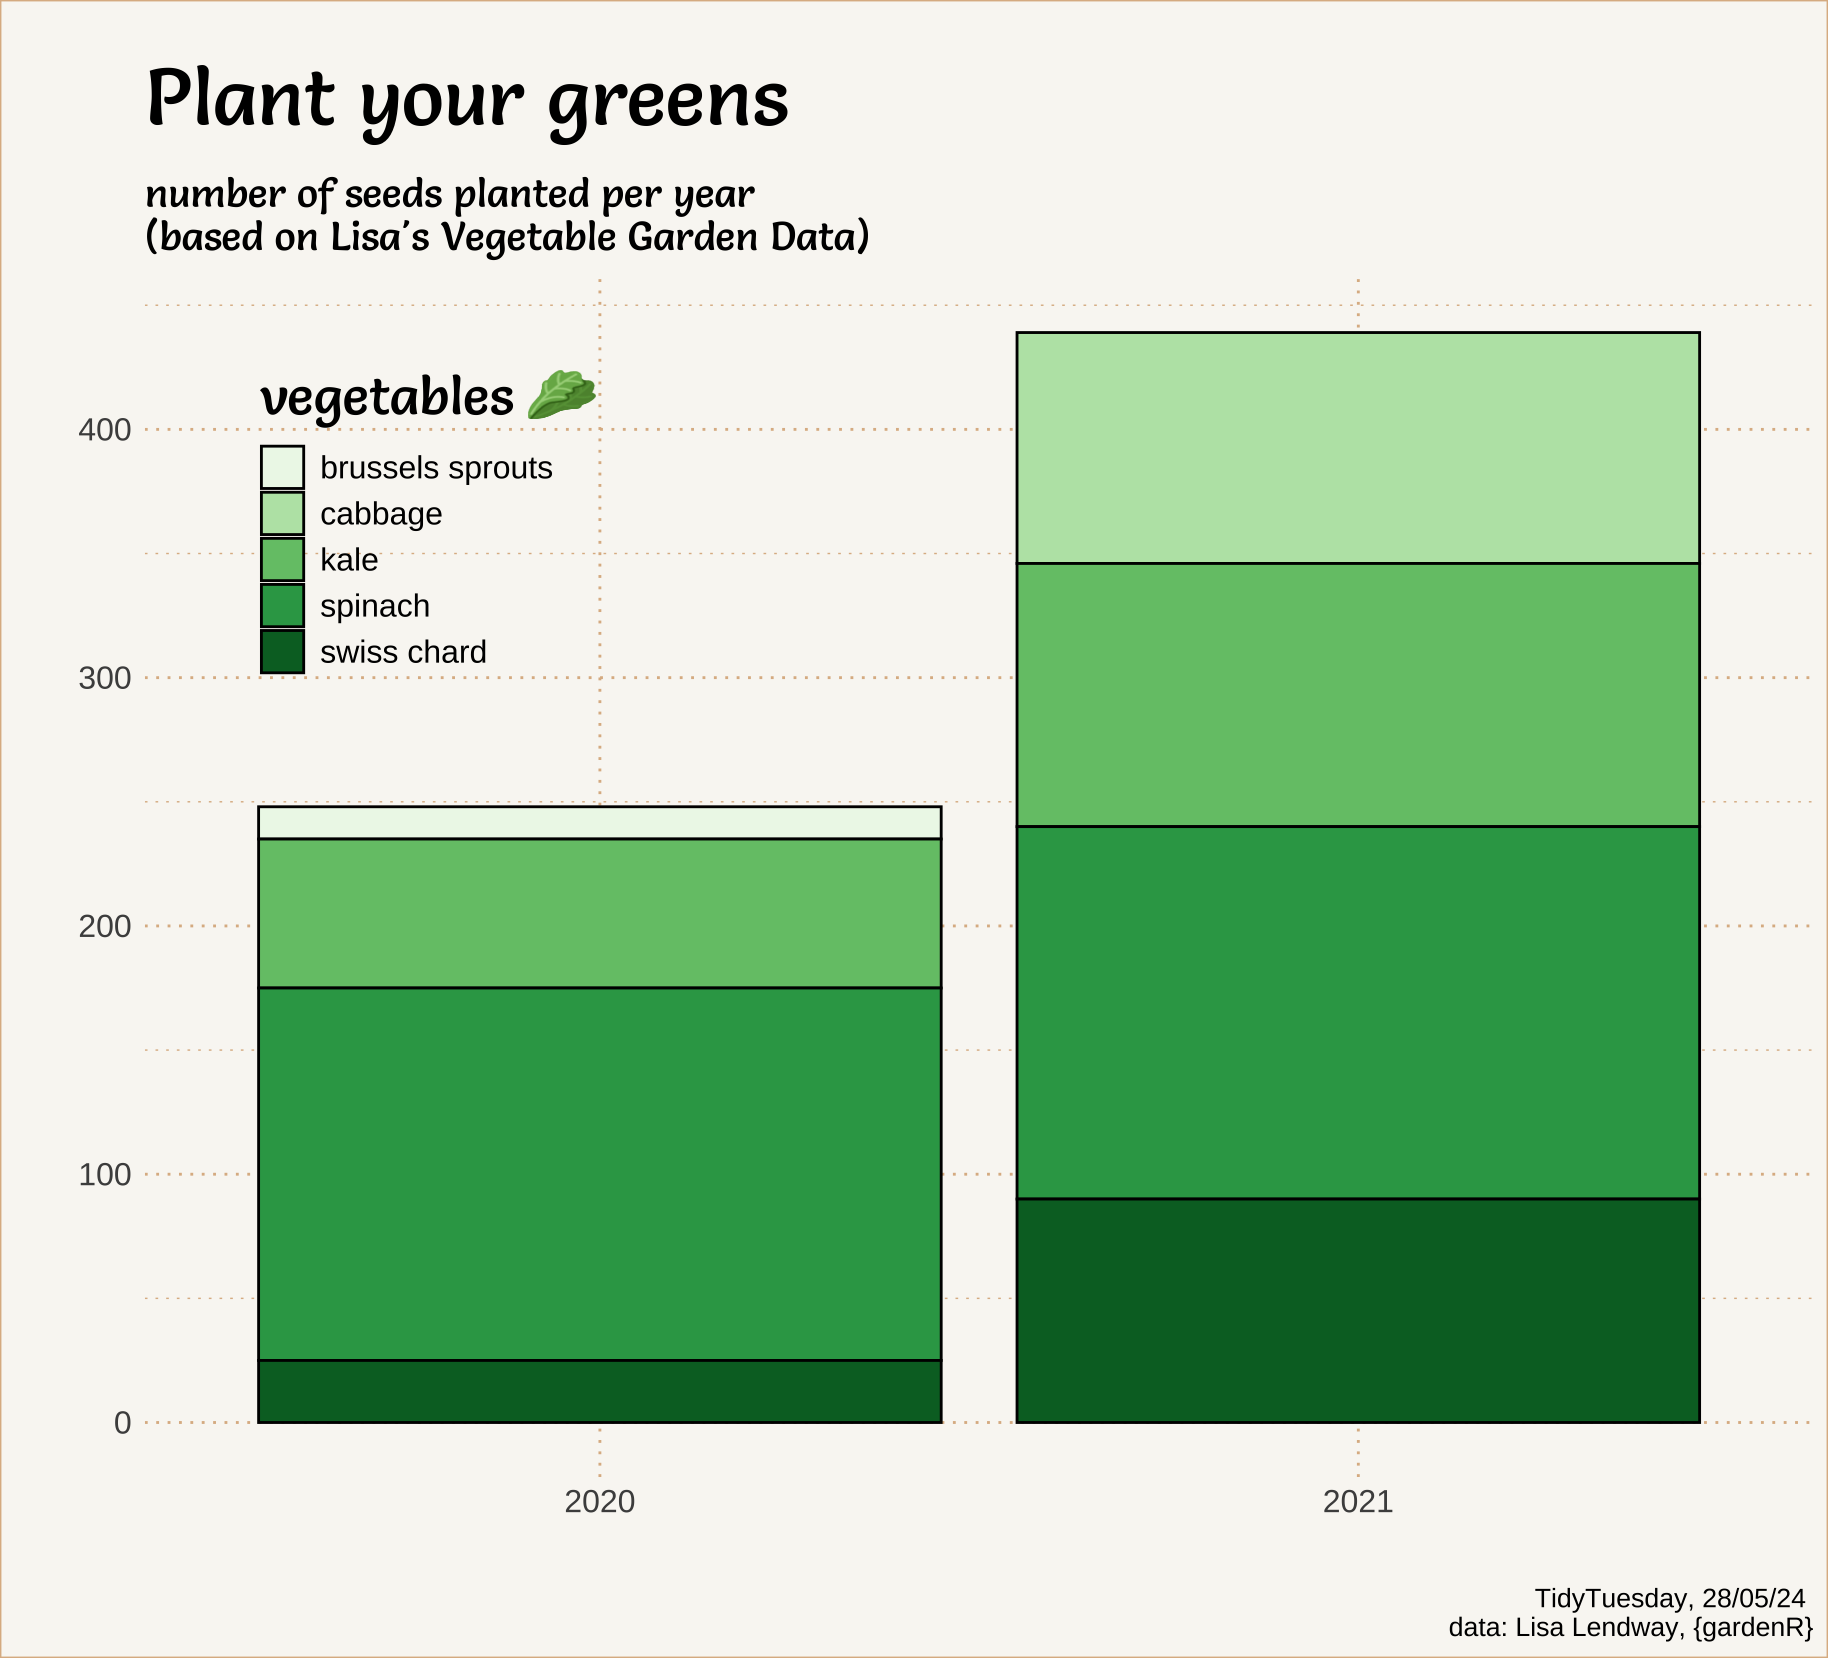

This figure's R source:
#load data

planting_2020 <- readr::read_csv('https://raw.githubusercontent.com/rfordatascience/tidytuesday/master/data/2024/2024-05-28/planting_2020.csv')
planting_2021 <- readr::read_csv('https://raw.githubusercontent.com/rfordatascience/tidytuesday/master/data/2024/2024-05-28/planting_2021.csv')

#load packages

library(tidyverse)
library(emoGG)
library(showtext)

font_add_google("Salsa", family = "Salsa")


planting_A <- planting_2020 %>% 
  select(vegetable, variety, number_seeds_planted, date)

planting_B <- planting_2021 %>% 
  select(vegetable, variety, number_seeds_planted, date)

planting <- bind_rows(planting_A,planting_B)

planting <- planting %>%  
  separate_wider_delim(date, "-", names = c("year", "month", "day")) %>% 
  mutate(vegetable = recode(vegetable,
                            "pumpkins" = "pumpkin",
                            "rudabaga" = "rutabaga",
                            "Swiss chard" = "swiss chard")) 

planting %>% 
  drop_na() %>% 
  group_by(year, vegetable) %>% 
  summarise(seeds = sum(number_seeds_planted)) %>% 
  filter(vegetable == "kale" | 
           vegetable == "cabbage" |
           vegetable == "brussels sprouts" |
           vegetable == "spinach" |
           vegetable == "swiss chard") %>% 
  ggplot(aes(x=year,
             y=seeds,
             fill=vegetable)) +
  geom_col(colour="black") +
  scale_fill_brewer(palette="Greens") +
  theme_minimal() +
  theme(plot.background = element_rect(fill = "#f9f7f3",
                                        color = "#ddb892"),
        text = element_text(size = 15), 
        axis.title = element_text(size=15),
        legend.title = element_text(size=20, 
                                    family = "Salsa"),
        plot.title = element_text(size = 30, 
                             family = "Salsa",
                             margin = margin(20,0,10,0)),
        plot.subtitle = element_text(size=15, 
                                     family = "Salsa"),
        plot.caption = element_text(size=10,
                                    family="sans"),
        panel.grid = element_line(linetype = "dotted",
                                  color = "#ddb892"),
        legend.position = c(.18, .8)) +
  labs(title = "Plant your greens",
       subtitle = "number of seeds planted per year \n(based on Lisa's Vegetable Garden Data)",
       fill = "vegetables",
       x="",
       y="",
       caption = "TidyTuesday, 28/05/24 \ndata: Lisa Lendway, {gardenR}") +
  geom_emoji(aes(x = .95, 
                 y = 414),
             emoji = "1f96c",
             size = .04)
